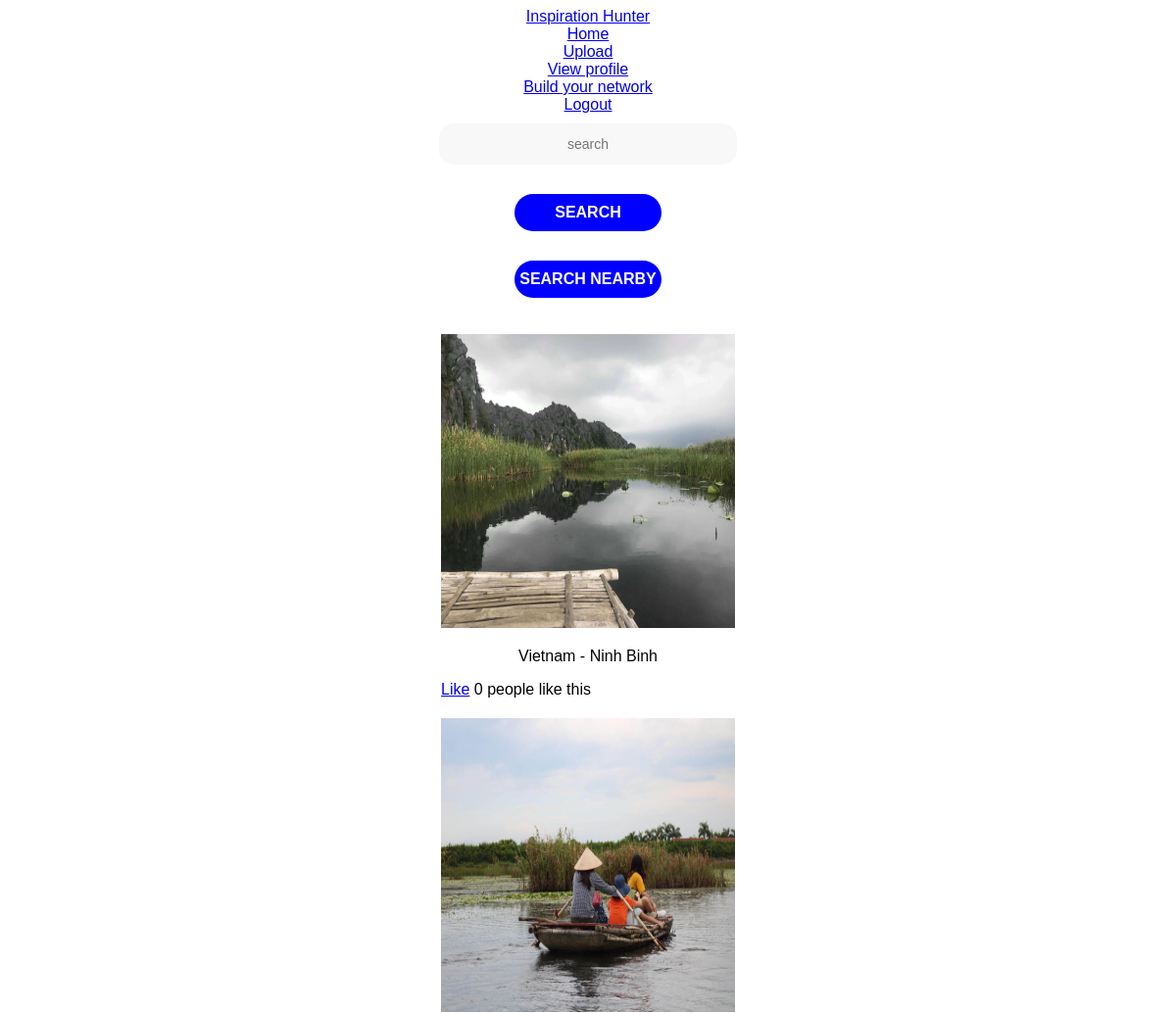
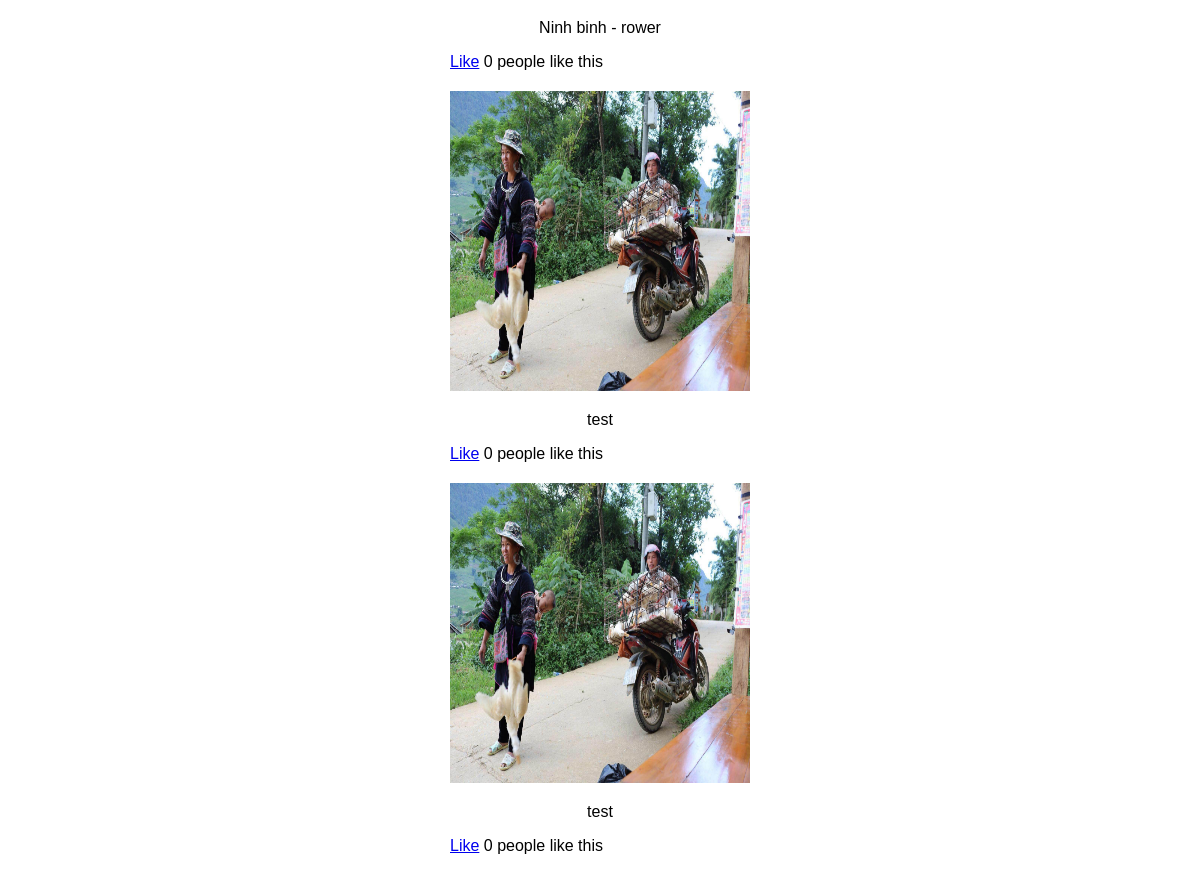
/profileFriends.php?id=20, run on the app's committed database (2 pictures, top to bottom).
### tables this page shows
CREATE TABLE `images` (
  `id` int(11) NOT NULL,
  `user_id` int(11) NOT NULL,
  `img_description` varchar(255) NOT NULL,
  `date_created` timestamp NOT NULL DEFAULT CURRENT_TIMESTAMP,
  `file_path` varchar(255) NOT NULL,
  `longitude` decimal(10,8) NOT NULL,
  `latitude` decimal(10,8) NOT NULL
);

### classes/Post.php (called while the page is built, shortened)
<?php
class Post
{
    public static function getPostsFromUser($userId)
    {
        $conn = Db::getInstance();
        $statement = $conn->prepare('SELECT * FROM images WHERE user_id = :userid');
        $statement->bindValue(':userid', $userId);
        $statement->execute();
        $result = $statement->fetchAll(PDO::FETCH_ASSOC);
        return $result;
    }
    public static function getLikeUser($userId)
    {
        $conn = Db::getInstance();
        $statement = $conn->prepare('select count(*) as count from likes where user_id = :userid');
        $statement->bindValue(':userid', $userId);
        $statement->execute();
        $result = $statement->fetch(PDO::FETCH_ASSOC);
        return $result['count'];
    }
}

### profileFriends.php (the view, shortened to what this page needs)
<?php
$userId = $_GET['id'];
$posts = Post::getPostsFromUser($userId);
$like = Post::getLikeUser($userId);
?><!DOCTYPE html>
<html lang="en">
<head>
  <link rel="stylesheet" type="text/css" href="css/style.css">
</head>
<body>
  <?php include_once 'nav.inc.php'; ?>
<?php foreach ($posts as $post):
  ?>
<div id="resultlist">
    <article class="center-div-image">
        <img src="<?php echo 'uploads/'.$post['file_path']; ?>" height=300 width=300 alt="">
        <p><?php echo $post['img_description']; ?></p>
        <div><a href="#" data-id="<?php echo $post['id']; ?>" class="like">Like</a> <span class='likes'><?php echo $like; ?></span> people like this </div>
    </article>
  </div>
<?php endforeach; ?>
</body>
</html>

### css/style.css (style rules this page uses)
body { font-family: 'Helvetica', sans-serif; font-size: 16px; }
p { text-align: center; }
.center-div-image { margin: 20px auto; width: 300px; }

### data on the page
images: file_path (picture), img_description "Vietnam - Ninh Binh", like "0"
images: file_path (picture), img_description "Ninh binh - rower", like "0"
images: file_path (picture), img_description "test", like "0"
images: file_path (picture), img_description "test", like "0"
